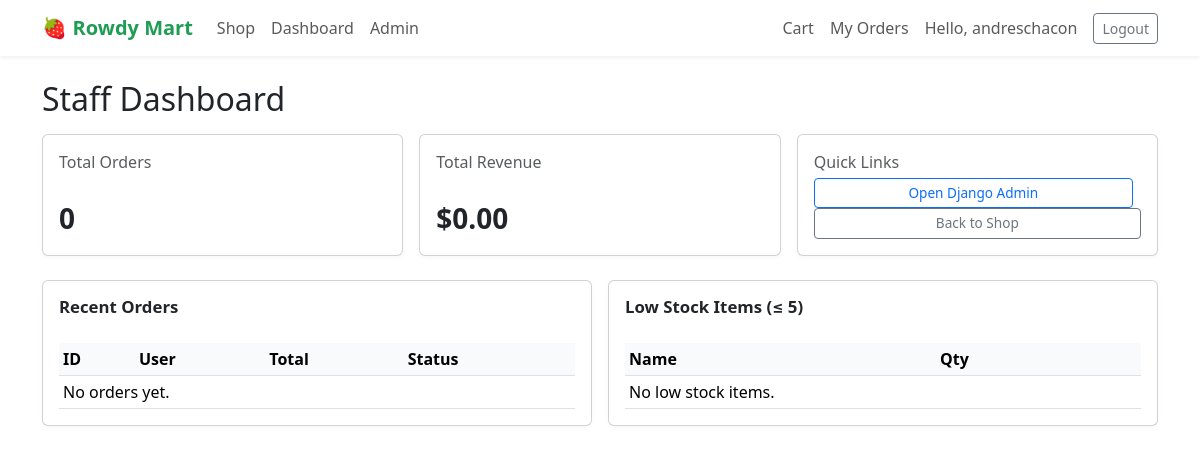
Page /dashboard/ (signed in) on the earlier database version.
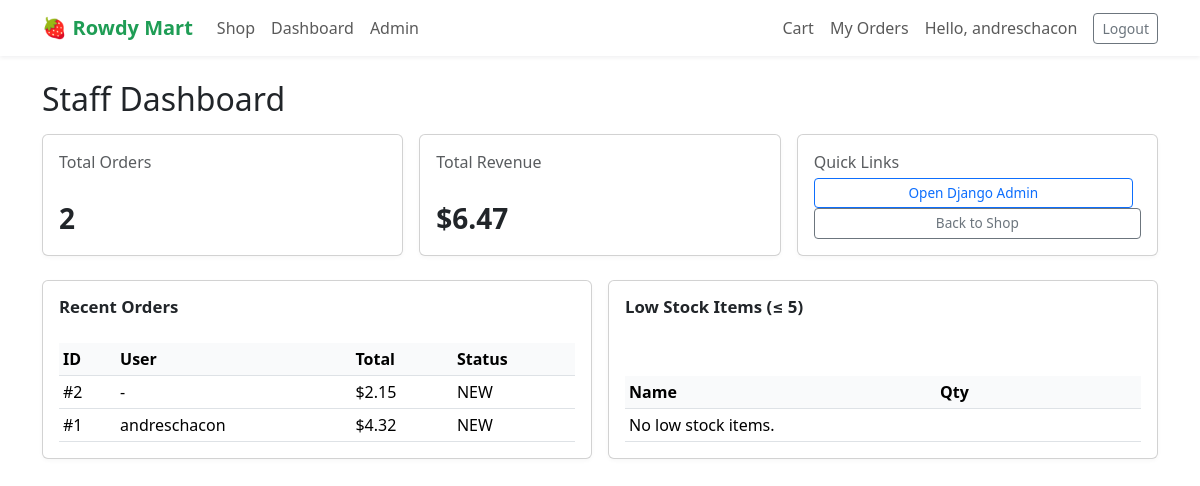
Same page on the later database version.
### orders/models.py (models this page shows, shortened)
class Order(models.Model):
    NEW = "NEW"
    PAID = "PAID"
    SHIPPED = "SHIPPED"
    CANCELLED = "CANCELLED"
    STATUS_CHOICES = [
        (NEW, "New"),
        (PAID, "Paid"),
        (SHIPPED, "Shipped"),
        (CANCELLED, "Cancelled"),
    ]
    user = models.ForeignKey(User, on_delete=models.SET_NULL, null=True, blank=True)
    subtotal = models.DecimalField(max_digits=9, decimal_places=2)
    discount = models.DecimalField(max_digits=9, decimal_places=2, default=0)
    tax = models.DecimalField(max_digits=9, decimal_places=2)
    total = models.DecimalField(max_digits=9, decimal_places=2)
    discount_code = models.CharField(max_length=30, blank=True)
    status = models.CharField(max_length=12, choices=STATUS_CHOICES, default=NEW)
    created_at = models.DateTimeField(auto_now_add=True)

### dashboard/views.py (the view)
# urls.py: path("", views.index, name="dashboard"),
@staff_member_required
def index(request):
    total_orders = Order.objects.count()
    total_revenue = Order.objects.aggregate(total=Sum("total"))["total"] or 0
    recent_orders = Order.objects.select_related("user").order_by("-created_at")[:5]
    low_stock_items = Item.objects.filter(quantity_available__lte=5).order_by("quantity_available")[:10]
    context = {
        "total_orders": total_orders,
        "total_revenue": total_revenue,
        "recent_orders": recent_orders,
        "low_stock_items": low_stock_items,
    }
    return render(request, "dashboard/index.html", context)

### core/templatetags/money.py (called while the page is built)
@register.filter
def money(value):
    try:
        return f"${float(value):,.2f}"
    except Exception:
        return value

### dashboard/templates/dashboard/index.html (shortened to what this page needs)
{% extends "base.html" %}
{% load money %}
{% block content %}
<h2 class="mb-3">Staff Dashboard</h2>
<div class="row g-3 mb-4">
  <div class="col-md-4">
    <div class="card h-100">
      <div class="card-body">
        <h6 class="text-muted mb-1">Total Orders</h6>
        <div class="fs-3 fw-semibold">{{ total_orders }}</div>
      </div>
    </div>
  </div>
  <div class="col-md-4">
    <div class="card h-100">
      <div class="card-body">
        <h6 class="text-muted mb-1">Total Revenue</h6>
        <div class="fs-3 fw-semibold">{{ total_revenue|money }}</div>
      </div>
    </div>
  </div>
  <div class="col-md-4">
    <div class="card h-100">
      <div class="card-body">
        <h6 class="text-muted mb-1">Quick Links</h6>
        <a href="/admin/" class="btn btn-sm btn-outline-primary me-2">Open Django Admin</a>
        <a href="/" class="btn btn-sm btn-outline-secondary">Back to Shop</a>
      </div>
    </div>
  </div>
</div>
<div class="row g-3">
  <div class="col-md-6">
    <div class="card h-100">
      <div class="card-body">
        <h5 class="card-title">Recent Orders</h5>
        <table class="table table-sm mb-0">
          <thead>
            <tr>
              <th>ID</th>
              <th>User</th>
              <th>Total</th>
              <th>Status</th>
            </tr>
          </thead>
          <tbody>
            {% for order in recent_orders %}
            <tr>
              <td>#{{ order.id }}</td>
              <td>{% if order.user %}{{ order.user.username }}{% else %}-{% endif %}</td>
              <td>{{ order.total|money }}</td>
              <td>{{ order.status }}</td>
            </tr>
            {% empty %}
            <tr><td colspan="4">No orders yet.</td></tr>
            {% endfor %}
          </tbody>
        </table>
      </div>
    </div>
  </div>
  <div class="col-md-6">
    <div class="card h-100">
      <div class="card-body">
        <h5 class="card-title">Low Stock Items (≤ 5)</h5>
        <table class="table table-sm mb-0">
          <thead>
            <tr>
              <th>Name</th>
              <th>Qty</th>
            </tr>
          </thead>
          <tbody>
            {% for item in low_stock_items %}
            <tr>
              <td>{{ item.name }}</td>
              <td>{{ item.quantity_available }}</td>
            </tr>
            {% empty %}
            <tr><td colspan="2">No low stock items.</td></tr>
            {% endfor %}
          </tbody>
        </table>
      </div>
    </div>
  </div>
</div>
{% endblock %}

Differences in the rows shown:
added Order: id "2", total "$2.15", status "NEW"
added Order: id "1", user.username "andreschacon", total "$4.32", status "NEW"
Other differences:
{{ total_orders }}: "0" → "2"
{{ total_revenue|money }}: "$0.00" → "$6.47"
text no longer shown: "No orders yet."
